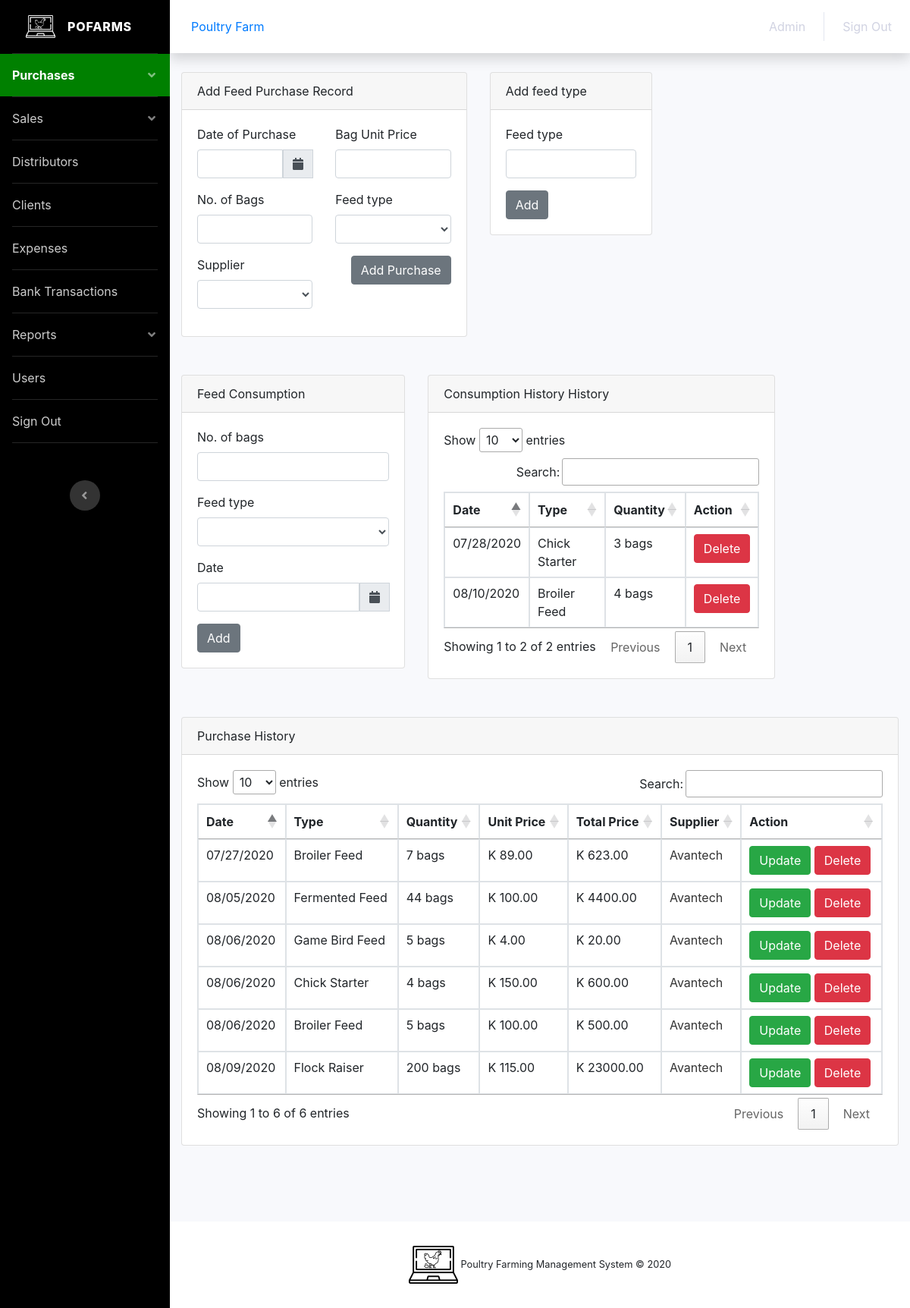
The app's page /feed.php (signed in) with its own data.
### tables this page shows
CREATE TABLE `feed_consumption` (
  `id` int(15) NOT NULL,
  `name_idd` varchar(50) NOT NULL,
  `no_bags` int(15) NOT NULL,
  `date` varchar(25) NOT NULL,
  `type` varchar(50) NOT NULL
);

CREATE TABLE `feed_purchase` (
  `id` int(15) NOT NULL,
  `name_idd` varchar(50) NOT NULL,
  `date` varchar(25) NOT NULL,
  `qty` varchar(10) NOT NULL,
  `type` varchar(50) NOT NULL,
  `supplier` varchar(50) NOT NULL,
  `u_price` double(9,2) NOT NULL,
  `t_amount` double(9,2) NOT NULL
);

### database/server.php (called while the page is built, shortened)
<?php
$u_date ="";
$u_u_price ="";
$edit_state ="";
?>

### feed.php (the view, shortened to what this page needs)
<?php
include 'database/config.php';
$comp_name = $_SESSION['name'];
?>
<!DOCTYPE html>
<html lang="en">
<head>
  <link rel="stylesheet" type="text/css" href="assets/css/styles.css">
  <link href="https://cdnjs.cloudflare.com/ajax/libs/font-awesome/5.13.0/css/all.min.css" rel="stylesheet">
  <link rel="stylesheet" href="https://stackpath.bootstrapcdn.com/font-awesome/4.5.0/css/font-awesome.min.css">
  <link href="https://cdnjs.cloudflare.com/ajax/libs/bootstrap-datepicker/1.7.1/css/bootstrap-datepicker.min.css" rel="stylesheet"/>
  <link href="assets/css/dashboard.css" rel="stylesheet">
  <link rel="stylesheet" type="text/css" href="assets/css/styles.css">
  <link rel="stylesheet" type="text/css" href="//cdn.datatables.net/1.10.21/css/jquery.dataTables.min.css">
  <link rel="stylesheet" href="https://stackpath.bootstrapcdn.com/bootstrap/4.5.0/css/bootstrap.min.css">
  <link rel="stylesheet" href="https://maxcdn.bootstrapcdn.com/bootstrap/4.0.0/css/bootstrap.min.css">
  <link rel="stylesheet" href="https://cdnjs.cloudflare.com/ajax/libs/font-awesome/4.7.0/css/font-awesome.min.css">
</head>
<body id="page-top">
  <div id="wrapper">
    <ul class="navbar-nav bg-gradient-black sidebar sidebar-dark accordion" id="accordionSidebar">
      <a class="sidebar-brand d-flex align-items-center justify-content-center" href="dashboard.php">
        <div class="sidebar-brand-icon">
          <div class="logo-header"><img src="assets/img/pofarms_white.png"></div>
        </div>
        <div class="sidebar-brand-text mx-3">Pofarms</div>
      </a>
      <li class="nav-item active">
        <a href="#collapsePurchase" class="nav-link" data-toggle="collapse" role="button" aria-expanded="false" aria-controls="collapsePurchase">Purchases</a>
      </li>
      <hr class="sidebar-divider my-0">
      <li class="nav-item">
        <a href="#collapseSales" class="nav-link" data-toggle="collapse" role="button" aria-expanded="false" aria-controls="collapsePurchase">Sales</a>
      </li>
      <hr class="sidebar-divider my-0">
      <li class="nav-item">
        <a href="distributor.php" class="nav-link">Distributors</a>
      </li>
      <hr class="sidebar-divider my-0">
      <li class="nav-item">
        <a href="client.php" class="nav-link">Clients</a>
      </li>
      <hr class="sidebar-divider my-0">
      <li class="nav-item">
        <a href="expense.php" class="nav-link">Expenses</a>
      </li>
      <hr class="sidebar-divider my-0">
      <li class="nav-item">
        <a href="bank.php" class="nav-link">Bank Transactions</a>
      </li>
      <hr class="sidebar-divider my-0">
      <li class="nav-item">
        <a href="#collapseReports" class="nav-link" data-toggle="collapse" role="button" aria-expanded="false" aria-controls="collapsePurchase">Reports</a>
      </li>
      <hr class="sidebar-divider my-0">
      <li class="nav-item">
        <a href="users.php" class="nav-link">Users</a>
      </li>
      <hr class="sidebar-divider my-0">
      <li class="nav-item">
        <a href="signout.php" class="nav-link">Sign Out</a>
      </li>
      <hr class="sidebar-divider my-0">
      <div class="text-center d-none d-md-inline">
        <button class="rounded-circle border-0" id="sidebarToggle"></button>
      </div>
    </ul>
    <div id="content-wrapper" class="d-flex flex-column">
      <div id="content">
        <nav class="navbar navbar-expand navbar-light bg-white topbar mb-4 static-top shadow">
          <div class="nav-item"><a href="dashboard.php" class="nav-link"><?php echo $_SESSION['name']; ?></a></div>
          <ul class="navbar-nav ml-auto">
            <li class="nav-item">
              <a href="#" class="nav-link"><?php echo $_SESSION['type']; ?></a>
            </li>
            <li class="nav-item">
              <a href="signout.php" class="nav-link">Sign Out</a>
            </li>
          </ul>
        </nav>
        <div class="container-fluid">
          <div class="row">
            <div class="col-xl-4"></div>
          </div>
          <div class="row">
            <div class="col-xl-5 col-lg-7">
              <div class="card">
                <div class="card-header">Add Feed Purchase Record</div>
                <div class="card-body">
                  <div class="form">
                    <form method="post">
                      <div class="row">
                        <div class="col-xl-6">
                          <div class="form-group">
                            <label>Date of Purchase</label>
                            <div class="input-group date">
                              <input type="text" name="date" class="form-control" required="" id="datepicker" value="<?php echo $u_date; ?>">
                              <div class="input-group-prepend">
                                <span class="input-group-text" id="basic-addon"><i class="fas fa-calendar"></i></span>
                              </div>
                            </div>
                          </div>
                        </div>
                        <div class="col-xl-6">
                          <div class="form-group">
                            <label>Bag Unit Price</label>
                            <input type="number" name="u_price" class="form-control" required="" value="<?php echo $u_u_price; ?>">
                          </div>
                        </div>
                      </div>
                      <div class="row">
                        <div class="col-xl-6">
                          <div class="form-group">
                            <label>No. of Bags</label>
                            <input type="number" name="qty" class="form-control" required="" value="<?php echo $u_qty; ?>">
                          </div>
                        </div>
                        <div class="col-xl-6">
                          <div class="form-group">
                            <label>Feed type</label>
                            <select name="type" class="form-control">
                              <option><?php echo $u_type; ?></option>
                              <?php
                              $query = "SELECT * FROM `feed_type` ORDER BY type ASC";
                              $fetch = $mysqli->query($query) or die($mysqli->error.__LINE__);
                              while($row = $fetch->fetch_assoc()){ ?>
                                <option><?php echo $row['type']; ?></option>
                              <?php } ?>
                            </select>
                          </div>
                        </div>
                      </div>
                      <div class="row">
                        <div class="col-xl-6">
                          <div class="form-group">
                            <label>Supplier</label>
                            <select name="supplier" class="form-control">
                              <option><?php echo $u_supplier; ?></option>
                              <?php
                              $query = "SELECT * FROM `suppliers` ORDER BY name ASC";
                              $fetch = $mysqli->query($query) or die($mysqli->error.__LINE__);
                              while($row = $fetch->fetch_assoc()){ ?>
                                <option><?php echo $row['name']; ?></option>
                              <?php } ?>
                            </select>
                          </div>
                        </div>
                        <div class="col-xl-6">
                          <?php if ($edit_state == false) {?>
                            <input type="submit" name="purchase-feed" value="Add Purchase" class="btn btn-secondary float-right">
                          <?php } else {?>
                            <input type="submit" name="update-feed" value="Update Purchase" class="btn btn-success float-right">
                          <?php } ?>
                        </div>
                      </div>
                    </form>
                  </div>
                </div>
              </div>
            </div>
            <div class="col-xl-3 col-lg-7">
              <div class="card">
                <div class="card-header">Add feed type</div>
                <div class="card-body">
                  <div class="form">
                    <form method="post">
                      <div class="form-group">
                        <label>Feed type</label>
                        <input type="text" name="type" class="form-control" required="">
                      </div>
                      <input type="submit" name="feed-type" value="Add" class="btn btn-secondary">
                    </form>
                  </div>
                </div>
              </div>
            </div>
          </div>
          <div class="row">
            <div class="col-xl-4 col-lg-7">
              <div class="card">
                <div class="card-header">Feed Consumption</div>
                <div class="card-body">
                  <div class="form">
                    <form method="post">
                      <div class="form-group">
                        <label>No. of bags</label>
                        <input type="number" name="no_bags" class="form-control" required="">
                      </div>
                      <div class="form-group">
                        <label>Feed type</label>
                        <select name="type" class="form-control">
                          <option><?php echo $u_type; ?></option>
                          <?php
                          $query = "SELECT * FROM `feed_type` ORDER BY type ASC";
                          $fetch = $mysqli->query($query) or die($mysqli->error.__LINE__);
                          while($row = $fetch->fetch_assoc()){ ?>
                            <option><?php echo $row['type']; ?></option>
                          <?php } ?>
                        </select>
                      </div>
                      <div class="form-group">
                        <label>Date</label>
                        <div class="input-group date">
                          <input type="text" name="date" class="form-control datepicker" required="" id="datepicker" value="<?php echo $u_date; ?>">
                          <div class="input-group-prepend">
                            <span class="input-group-text" id="basic-addon"><i class="fas fa-calendar"></i></span>
                          </div>
                        </div>
                      </div>
                      <input type="submit" name="feed-cons" value="Add" class="btn btn-secondary">
                    </form>
                  </div>
                </div>
              </div>
            </div>
            <div class="col-xl-6 col-lg-7">
              <div class="card">
                <div class="card-header">Consumption History History</div>
                <div class="card-body">
                  <div class="responsive-table">
                    <table id="clients" class="table table-bordered">
                      <thead>
                        <tr>
                          <th>Date</th>
                          <th>Type</th>
                          <th>Quantity</th>
                          <th>Action</th>
                        </tr>
                      </thead>
                      <tbody>
                        <?php
                        $query = "SELECT * FROM `feed_consumption` WHERE name_idd = '$comp_name' ORDER BY id DESC";
                        $fetch = $mysqli->query($query) or die($mysqli->error.__LINE__);
                        while($row = $fetch->fetch_assoc()){ ?>
                          <tr>
                            <td><?php echo $row['date']; ?></td>
                            <td><?php echo $row['type']; ?></td>
                            <td><?php echo $row['no_bags']; ?> bags</td>
                            <td>
                              <a href="database/delete.php?delete_cons=<?php echo $row['id']; ?>" class="btn btn-danger">Delete</a>
                            </td>
                          </tr>
                        <?php } ?>
                      </tbody>
                    </table>
                  </div>
                </div>
              </div>
            </div>
          </div>
          <div class="row">
            <div class="col-xl-12 col-lg-7">
              <div class="card">
                <div class="card-header">Purchase History</div>
                <div class="card-body">
                  <div class="responsive-table">
                    <table id="chicken" class="table table-bordered">
                      <thead>
                        <tr>
                          <th>Date</th>
                          <th>Type</th>
                          <th>Quantity</th>
                          <th>Unit Price</th>
                          <th>Total Price</th>
                          <th>Supplier</th>
                          <th>Action</th>
                        </tr>
                      </thead>
                      <tbody>
                        <?php
                        $query = "SELECT * FROM `feed_purchase` WHERE name_idd = '$comp_name' ORDER BY id DESC";
                        $fetch = $mysqli->query($query) or die($mysqli->error.__LINE__);
                        while($row = $fetch->fetch_assoc()){ ?>
                          <tr>
                            <td><?php echo $row['date']; ?></td>
                            <td><?php echo $row['type']; ?></td>
                            <td><?php echo $row['qty']; ?> bags</td>
                            <td>K <?php echo $row['u_price']; ?></td>
                            <td>K <?php echo $row['t_amount']; ?></td>
                            <td><a href="distributor.php?#suppliers"><?php echo $row['supplier']; ?></a></td>
                            <td>
                              <a href="feed.php?update=<?php echo $row['id']; ?>" class="btn btn-success">Update</a>
                              <a href="database/delete.php?delete_feed_record=<?php echo $row['id']; ?>" class="btn btn-danger">Delete</a>
                            </td>
                          </tr>
                        <?php } ?>
                      </tbody>
                    </table>
                  </div>
                </div>
              </div>
            </div>
          </div>
        </div>
      </div>
      <footer class="sticky-footer bg-white">
        <div class="container my-auto">
          <div class="copyright text-center my-auto">
            <div class="logo-footer">
              <img src="assets/img/pofarms_black.png">
              <span>Poultry Farming Management System &copy; 2020</span>
            </div>
          </div>
        </div>
      </footer>
    </div>
  </div>
</body>
</html>

### assets/css/styles.css (style rules this page uses)
.bg-gradient-black { background-color: #000; }
.sidebar li:hover, .sidebar .active { background-color: green; }
.logo-header img { height: 30px; }
.logo-footer img { height: 50px; bottom: 0; }
table tbody tr td a { color: #333; }

### records on screen
feed_consumption: date "07/28/2020", type "Chick Starter", no_bags "3"
feed_consumption: date "08/10/2020", type "Broiler Feed", no_bags "4"
feed_purchase: date "07/27/2020", type "Broiler Feed", qty "7", u_price "89.00", t_amount "623.00", supplier "Avantech"
feed_purchase: date "08/09/2020", type "Flock Raiser", qty "200", u_price "115.00", t_amount "23000.00", supplier "Avantech"
feed_purchase: date "08/06/2020", type "Game Bird Feed", qty "5", u_price "4.00", t_amount "20.00", supplier "Avantech"
feed_purchase: date "08/05/2020", type "Fermented Feed", qty "44", u_price "100.00", t_amount "4400.00", supplier "Avantech"
feed_purchase: date "08/06/2020", type "Chick Starter", qty "4", u_price "150.00", t_amount "600.00", supplier "Avantech"
feed_purchase: date "08/06/2020", type "Broiler Feed", qty "5", u_price "100.00", t_amount "500.00", supplier "Avantech"

### other values on screen
$_SESSION['name'] "Poultry Farm"
$_SESSION['type'] "Admin"
